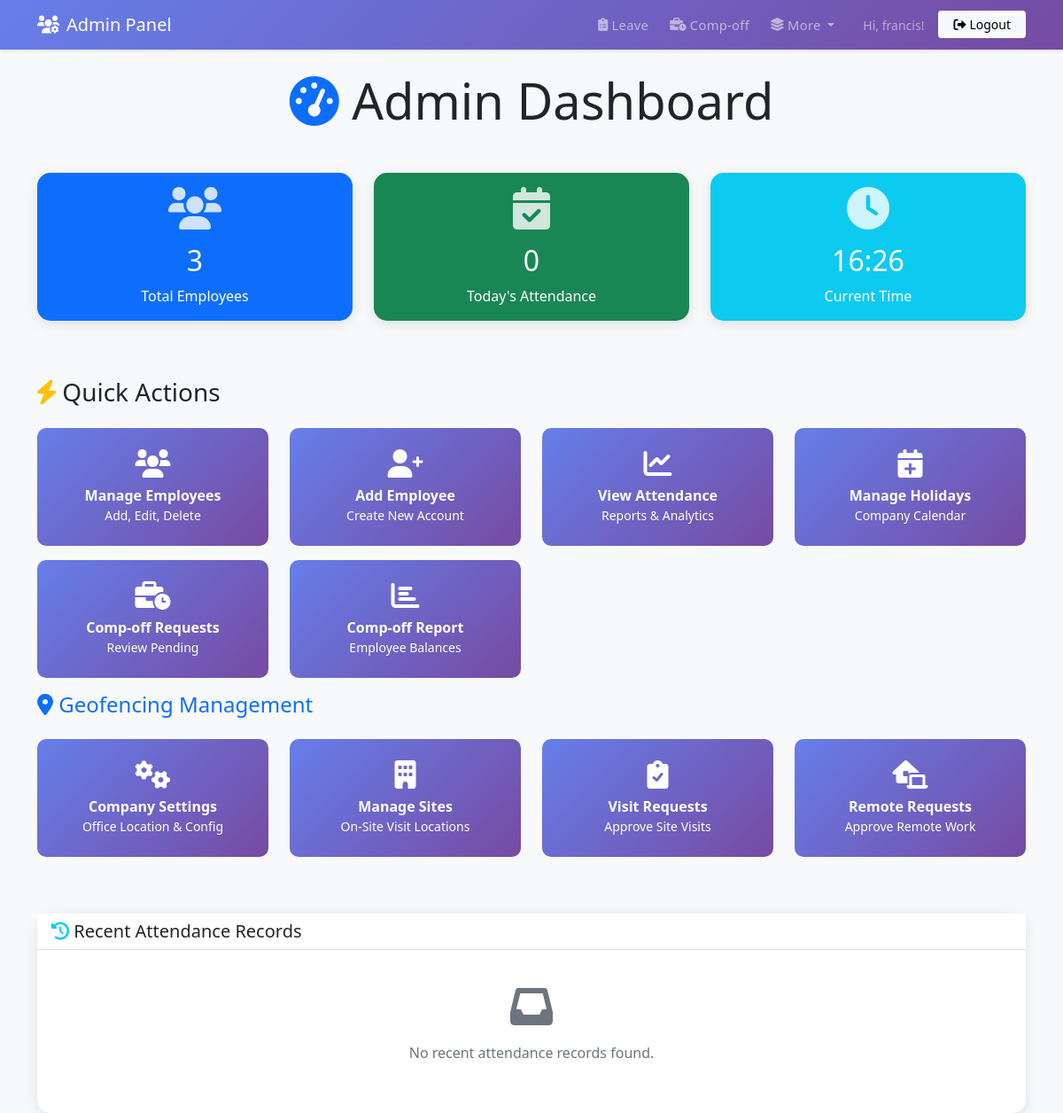
Page /admin (signed in) on the earlier database version.
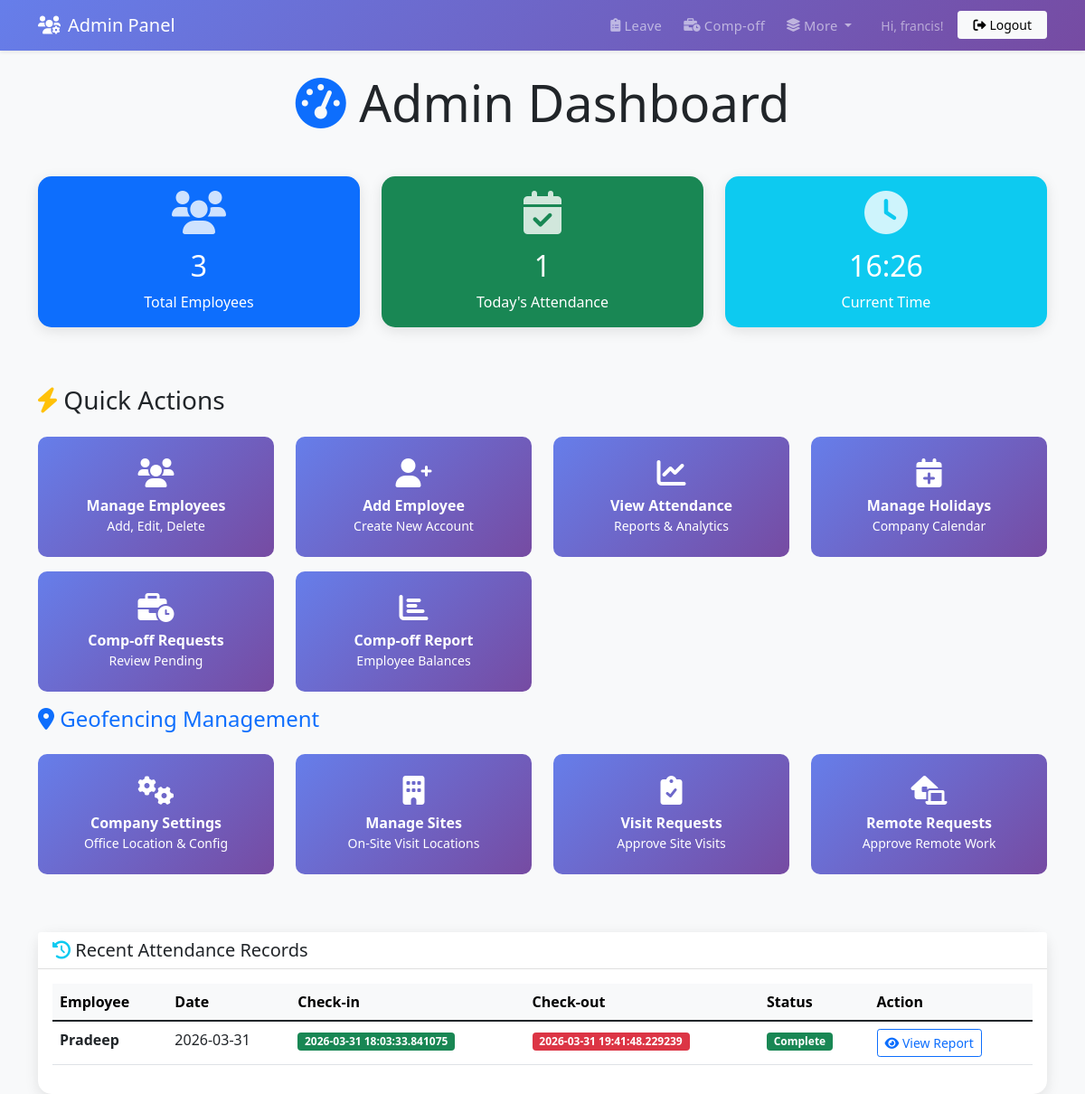
Same page on the later database version.
### tables this page shows
CREATE TABLE attendance (
            attendance_id INTEGER PRIMARY KEY AUTOINCREMENT,
            user_id INTEGER NOT NULL,
            date DATE NOT NULL,
            check_in_time TIME,
            check_out_time TIME,
            check_in_photo TEXT,
            check_out_photo TEXT,
            check_in_location TEXT,
            check_out_location TEXT,
            check_in_timestamp TIMESTAMP,
            check_out_timestamp TIMESTAMP,
            duration_minutes INTEGER,
            status TEXT DEFAULT 'pending',
            geofence_status TEXT DEFAULT 'valid',
            created_at TIMESTAMP DEFAULT CURRENT_TIMESTAMP,
            updated_at TIMESTAMP DEFAULT CURRENT_TIMESTAMP, check_in_latitude REAL, check_in_longitude REAL, check_out_latitude REAL, check_out_longitude REAL, check_in_address TEXT, check_out_address TEXT, image_path_checkin TEXT, image_path_checkout TEXT, attendance_type TEXT,
            FOREIGN KEY (user_id) REFERENCES users(user_id),
            UNIQUE(user_id, date)
        );

CREATE TABLE users (
            user_id INTEGER PRIMARY KEY AUTOINCREMENT,
            username TEXT UNIQUE NOT NULL,
            password TEXT NOT NULL,
            employee_name TEXT NOT NULL,
            role TEXT NOT NULL DEFAULT 'employee',
            email TEXT,
            phone TEXT,
            department TEXT DEFAULT 'General',
            geofence_status TEXT DEFAULT 'none',
            compoff_balance INTEGER DEFAULT 0,
            created_at TIMESTAMP DEFAULT CURRENT_TIMESTAMP,
            updated_at TIMESTAMP DEFAULT CURRENT_TIMESTAMP
        , vacation_days_total INTEGER DEFAULT 5, sick_days_total INTEGER DEFAULT 5, vacation_days_taken INTEGER DEFAULT 0, sick_days_taken INTEGER DEFAULT 0);

### app.py (the view)
@app.route('/admin')
@admin_required
def admin_dashboard():
    try:
        conn = get_db_connection()
        cursor = conn.cursor()
        cursor.execute("SELECT COUNT(*) as total FROM users WHERE role = 'employee'")
        total_employees = cursor.fetchone()['total']
        today = date.today()
        cursor.execute("SELECT COUNT(*) as today_attendance FROM attendance WHERE date = ?",  (today,))
        today_attendance = cursor.fetchone()['today_attendance']
        cursor.execute("SELECT COUNT(*) AS pending_compoff FROM compoff_requests WHERE status='Pending'")
        pending_compoff = cursor.fetchone()['pending_compoff']
        cursor.execute("""
            SELECT a.*, u.employee_name as employee_name
            FROM attendance a
            JOIN users u ON a.user_id = u.user_id
            WHERE u.role = 'employee'
            ORDER BY a.date DESC, a.check_in_time DESC
            LIMIT 5
        """)
        recent_attendance = cursor.fetchall()
        conn.close()
        return render_template('admin_dashboard.html',
                             username=session['username'],
                             total_employees=total_employees,
                             today_attendance=today_attendance,
                             recent_attendance=recent_attendance,
                             pending_compoff=pending_compoff)
    except Exception as e:
        print(f"Admin dashboard error: {e}")
        flash(f'Dashboard error: {str(e)}', 'error')
        return redirect(url_for('home'))

### app.py (called while the page is built)
@app.after_request
def after_request(response):
    response.headers['Cache-Control'] = 'no-cache, no-store, must-revalidate'
    response.headers['Pragma'] = 'no-cache'
    response.headers['Expires'] = '0'
    origin = request.headers.get('Origin')
    if origin:
        response.headers['Access-Control-Allow-Origin'] = origin
        response.headers['Access-Control-Allow-Credentials'] = 'true'
        response.headers['Access-Control-Allow-Methods'] = 'GET, POST, PUT, DELETE, OPTIONS'
        response.headers['Access-Control-Allow-Headers'] = 'Content-Type, X-CSRFToken, X-Requested-With'
    return response

def dict_factory(cursor, row):
    d = {}
    for idx, col in enumerate([c[0] for c in cursor.description]):
        d[col] = row[idx]
    return d

def get_db_connection():
    conn = sqlite3.connect(DB_PATH)
    conn.row_factory = dict_factory  # Use dict factory instead of Row
    return conn

@app.template_filter('date_format')
def date_format(date_obj, format='%Y-%m-%d'):
    if date_obj is None:
        return 'N/A'
    if hasattr(date_obj, 'strftime'):
        return date_obj.strftime(format)
    else:
        return str(date_obj)

### templates/admin_dashboard.html (shortened to what the changed rows need)
<!DOCTYPE html>
<html lang="en">
<head>
    <link href="{{ url_for('static', filename='css/bootstrap.min.css') }}" rel="stylesheet">
    <link href="{{ url_for('static', filename='css/all.min.css') }}" rel="stylesheet">
</head>
<body class="bg-light">
    <div class="container mt-4">
        <div class="row mb-4">
            <div class="col-12">
                <h1 class="display-4 text-center mb-4">
                    <i class="fas fa-tachometer-alt text-primary"></i> Admin Dashboard
                </h1>
            </div>
        </div>
        <div class="row mb-5">
            <div class="col-md-4 mb-3">
                <div class="card dashboard-card bg-primary text-white">
                    <div class="card-body text-center">
                        <h2 class="mt-3">{{ total_employees }}</h2>
                    </div>
                </div>
            </div>
            <div class="col-md-4 mb-3">
                <div class="card dashboard-card bg-success text-white">
                    <div class="card-body text-center">
                        <i class="fas fa-calendar-check stat-icon"></i>
                        <h2 class="mt-3">{{ today_attendance }}</h2>
                        <p class="card-text">Today's Attendance</p>
                    </div>
                </div>
            </div>
            <div class="col-md-4 mb-3">
                <div class="card dashboard-card bg-info text-white">
                    <div class="card-body text-center">
                        <h2 class="mt-3" id="currentTime">--:--</h2>
                    </div>
                </div>
            </div>
        </div>
        <div class="row">
            <div class="col-12">
                <div class="card dashboard-card">
                    <div class="card-body">
                        {% if recent_attendance %}
                        <div class="table-responsive">
                            <table class="table table-hover">
                                <thead class="table-light">
                                    <tr>
                                        <th>Employee</th>
                                        <th>Date</th>
                                        <th>Check-in</th>
                                        <th>Check-out</th>
                                        <th>Status</th>
                                        <th>Action</th>
                                    </tr>
                                </thead>
                                <tbody>
                                    {% for record in recent_attendance %}
                                    <tr>
                                        <td>
                                            <strong>{{ record.employee_name }}</strong>
                                        </td>
                                        <td>{{ record.date | date_format('%Y-%m-%d') }}</td>
                                        <td>
                                            {% if record.check_in_time %}
                                                <span class="badge bg-success">{{ record.check_in_time | time_format('%H:%M') }}</span>
                                            {% else %}
                                                <span class="badge bg-secondary">-</span>
                                            {% endif %}
                                        </td>
                                        <td>
                                            {% if record.check_out_time %}
                                                <span class="badge bg-danger">{{ record.check_out_time | time_format('%H:%M') }}</span>
                                            {% else %}
                                                <span class="badge bg-warning">Pending</span>
                                            {% endif %}
                                        </td>
                                        <td>
                                            {% if record.check_in_time and record.check_out_time %}
                                                <span class="badge bg-success">Complete</span>
                                            {% elif record.check_in_time %}
                                                <span class="badge bg-warning">In Progress</span>
                                            {% else %}
                                                <span class="badge bg-secondary">No Record</span>
                                            {% endif %}
                                        </td>
                                        <td>
                                            <a href="{{ url_for('employee_report', user_id=record.user_id) }}"
                                               class="btn btn-sm btn-outline-primary">
                                                <i class="fas fa-eye"></i> View Report
                                            </a>
                                        </td>
                                    </tr>
                                    {% endfor %}
                                </tbody>
                            </table>
                        </div>
                        {% else %}
                        <div class="text-center py-4">
                            <i class="fas fa-inbox fa-3x text-muted mb-3"></i>
                            <p class="text-muted">No recent attendance records found.</p>
                        </div>
                        {% endif %}
                    </div>
                </div>
            </div>
        </div>
    </div>
</body>
</html>

Differences in the rows shown:
added attendance: employee_name "Pradeep", date "2026-03-31", check_in_time "2026-03-31 18:03:33.841075", check_out_time "2026-03-31 19:41:48.229239", shows "Complete"
Other differences:
{{ today_attendance }}: "0" → "1"
text no longer shown: "No recent attendance records found."
text now shown: "Employee Date Check-in Check-out Status Action"
